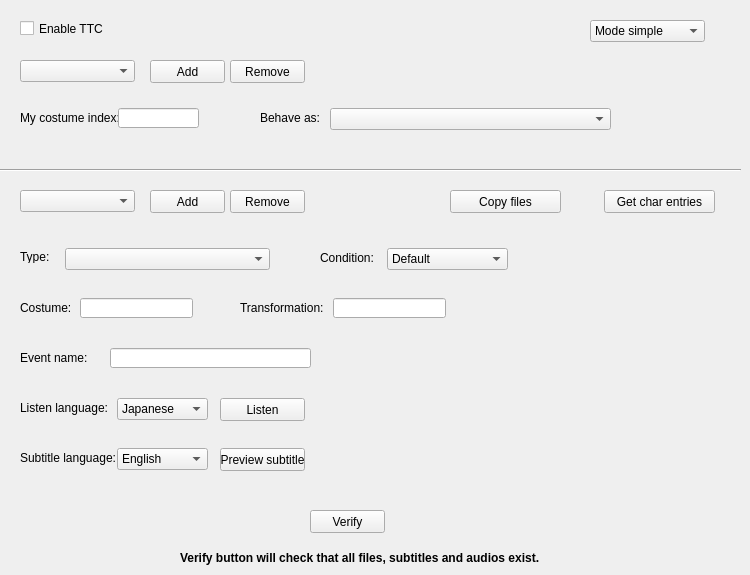
    <widget class="QWidget" name="ttcTab">
     <property name="autoFillBackground">
      <bool>true</bool>
     </property>
     <attribute name="title">
      <string>TTC</string>
     </attribute>
     <widget class="QCheckBox" name="ttcCheck">
      <property name="geometry">
       <rect>
        <x>20</x>
        <y>20</y>
        <width>121</width>
        <height>17</height>
       </rect>
      </property>
      <property name="text">
       <string>Enable TTC</string>
      </property>
     </widget>
     <widget class="QComboBox" name="ttcHLCostComboBox">
      <property name="geometry">
       <rect>
        <x>20</x>
        <y>60</y>
        <width>115</width>
        <height>22</height>
       </rect>
      </property>
     </widget>
     <widget class="QLabel" name="label_151">
      <property name="geometry">
       <rect>
        <x>20</x>
        <y>110</y>
        <width>101</width>
        <height>16</height>
       </rect>
      </property>
      <property name="text">
       <string>My costume index:</string>
      </property>
     </widget>
     <widget class="QLabel" name="label_152">
      <property name="geometry">
       <rect>
        <x>260</x>
        <y>110</y>
        <width>71</width>
        <height>16</height>
       </rect>
      </property>
      <property name="text">
       <string>Behave as:</string>
      </property>
     </widget>
     <widget class="QPushButton" name="ttcHLRemoveButton">
      <property name="geometry">
       <rect>
        <x>230</x>
        <y>60</y>
        <width>75</width>
        <height>23</height>
       </rect>
      </property>
      <property name="text">
       <string>Remove</string>
      </property>
     </widget>
     <widget class="QPushButton" name="ttcHLAddButton">
      <property name="geometry">
       <rect>
        <x>150</x>
        <y>60</y>
        <width>75</width>
        <height>23</height>
       </rect>
      </property>
      <property name="text">
       <string>Add</string>
      </property>
     </widget>
     <widget class="QComboBox" name="ttcModeComboBox">
      <property name="geometry">
       <rect>
        <x>590</x>
        <y>20</y>
        <width>115</width>
        <height>22</height>
       </rect>
      </property>
      <item>
       <property name="text">
        <string>Mode simple</string>
       </property>
      </item>
      <item>
       <property name="text">
        <string>Mode custom</string>
       </property>
      </item>
     </widget>
     <widget class="QPushButton" name="ttcLLAddButton">
      <property name="geometry">
       <rect>
        <x>150</x>
        <y>190</y>
        <width>75</width>
        <height>23</height>
       </rect>
      </property>
      <property name="text">
       <string>Add</string>
      </property>
     </widget>
     <widget class="QToolButton" name="ttcLLCopyButton">
      <property name="geometry">
       <rect>
        <x>604</x>
        <y>190</y>
        <width>111</width>
        <height>23</height>
       </rect>
      </property>
      <property name="text">
       <string>Get char entries</string>
      </property>
      <property name="popupMode">
       <enum>QToolButton::InstantPopup</enum>
      </property>
      <property name="toolButtonStyle">
       <enum>Qt::ToolButtonTextOnly</enum>
      </property>
     </widget>
     <widget class="Line" name="line_3">
      <property name="geometry">
       <rect>
        <x>0</x>
        <y>160</y>
        <width>741</width>
        <height>20</height>
       </rect>
      </property>
      <property name="orientation">
       <enum>Qt::Horizontal</enum>
      </property>
     </widget>
     <widget class="QComboBox" name="ttcLLCostComboBox">
      <property name="geometry">
       <rect>
        <x>20</x>
        <y>190</y>
        <width>115</width>
        <height>22</height>
       </rect>
      </property>
     </widget>
     <widget class="QPushButton" name="ttcLLRemoveButton">
      <property name="geometry">
       <rect>
        <x>230</x>
        <y>190</y>
        <width>75</width>
        <height>23</height>
       </rect>
      </property>
      <property name="text">
       <string>Remove</string>
      </property>
     </widget>
     <widget class="QComboBox" name="ttcHLCharComboBox">
      <property name="geometry">
       <rect>
        <x>330</x>
        <y>108</y>
        <width>281</width>
        <height>22</height>
       </rect>
      </property>
     </widget>
     <widget class="QLineEdit" name="ttcHLCostIndexEdit">
      <property name="geometry">
       <rect>
        <x>118</x>
        <y>108</y>
        <width>81</width>
        <height>20</height>
       </rect>
      </property>
     </widget>
     <widget class="QLabel" name="label_153">
      <property name="geometry">
       <rect>
        <x>20</x>
        <y>250</y>
        <width>47</width>
        <height>13</height>
       </rect>
      </property>
      <property name="text">
       <string>Type:</string>
      </property>
     </widget>
     <widget class="QComboBox" name="ttcLLTypeComboBox">
      <property name="geometry">
       <rect>
        <x>65</x>
        <y>248</y>
        <width>205</width>
        <height>22</height>
       </rect>
      </property>
     </widget>
     <widget class="QLabel" name="label_154">
      <property name="geometry">
       <rect>
        <x>320</x>
        <y>250</y>
        <width>61</width>
        <height>16</height>
       </rect>
      </property>
      <property name="text">
       <string>Condition:</string>
      </property>
     </widget>
     <widget class="QComboBox" name="ttcLLCondCombo">
      <property name="geometry">
       <rect>
        <x>387</x>
        <y>248</y>
        <width>121</width>
        <height>22</height>
       </rect>
      </property>
      <item>
       <property name="text">
        <string>Default</string>
       </property>
      </item>
      <item>
       <property name="text">
        <string>To Human CAC</string>
       </property>
      </item>
      <item>
       <property name="text">
        <string>To Saiyan CAC</string>
       </property>
      </item>
      <item>
       <property name="text">
        <string>To Namekian CAC</string>
       </property>
      </item>
      <item>
       <property name="text">
        <string>To Freezer CAC</string>
       </property>
      </item>
      <item>
       <property name="text">
        <string>To Majin CAC</string>
       </property>
      </item>
      <item>
       <property name="text">
        <string>Master to CAC</string>
       </property>
      </item>
     </widget>
     <widget class="QLabel" name="label_155">
      <property name="geometry">
       <rect>
        <x>20</x>
        <y>300</y>
        <width>61</width>
        <height>16</height>
       </rect>
      </property>
      <property name="text">
       <string>Costume:</string>
      </property>
     </widget>
     <widget class="QLineEdit" name="ttcLLCostEdit">
      <property name="geometry">
       <rect>
        <x>80</x>
        <y>298</y>
        <width>113</width>
        <height>20</height>
       </rect>
      </property>
     </widget>
     <widget class="QLabel" name="label_156">
      <property name="geometry">
       <rect>
        <x>240</x>
        <y>300</y>
        <width>91</width>
        <height>16</height>
       </rect>
      </property>
      <property name="text">
       <string>Transformation:</string>
      </property>
     </widget>
     <widget class="QLineEdit" name="ttcLLTransEdit">
      <property name="geometry">
       <rect>
        <x>333</x>
        <y>298</y>
        <width>113</width>
        <height>20</height>
       </rect>
      </property>
     </widget>
     <widget class="QLabel" name="label_157">
      <property name="geometry">
       <rect>
        <x>20</x>
        <y>350</y>
        <width>81</width>
        <height>16</height>
       </rect>
      </property>
      <property name="text">
       <string>Event name:</string>
      </property>
     </widget>
     <widget class="QLineEdit" name="ttcLLEventNameEdit">
      <property name="geometry">
       <rect>
        <x>110</x>
        <y>348</y>
        <width>201</width>
        <height>20</height>
       </rect>
      </property>
     </widget>
     <widget class="QLabel" name="label_158">
      <property name="geometry">
       <rect>
        <x>20</x>
        <y>400</y>
        <width>91</width>
        <height>16</height>
       </rect>
      </property>
      <property name="text">
       <string>Listen language:</string>
      </property>
     </widget>
     <widget class="QComboBox" name="ttcLLListenCombo">
      <property name="geometry">
       <rect>
        <x>117</x>
        <y>398</y>
        <width>91</width>
        <height>22</height>
       </rect>
      </property>
      <item>
       <property name="text">
        <string>Japanese</string>
       </property>
      </item>
      <item>
       <property name="text">
        <string>English</string>
       </property>
      </item>
     </widget>
     <widget class="QPushButton" name="ttcLLListenButton">
      <property name="geometry">
       <rect>
        <x>220</x>
        <y>398</y>
        <width>85</width>
        <height>23</height>
       </rect>
      </property>
      <property name="text">
       <string>Listen</string>
      </property>
     </widget>
     <widget class="QComboBox" name="ttcLLSubCombo">
      <property name="geometry">
       <rect>
        <x>117</x>
        <y>448</y>
        <width>91</width>
        <height>22</height>
       </rect>
      </property>
      <item>
       <property name="text">
        <string>English</string>
       </property>
      </item>
      <item>
       <property name="text">
        <string>Spanish (es)</string>
       </property>
      </item>
      <item>
       <property name="text">
        <string>Spanish (ca)</string>
       </property>
      </item>
      <item>
       <property name="text">
        <string>French</string>
       </property>
      </item>
      <item>
       <property name="text">
        <string>German</string>
       </property>
      </item>
      <item>
       <property name="text">
        <string>Italian</string>
       </property>
      </item>
      <item>
       <property name="text">
        <string>Portuguese</string>
       </property>
      </item>
      <item>
       <property name="text">
        <string>Polish</string>
       </property>
      </item>
      <item>
       <property name="text">
        <string>Russian</string>
       </property>
      </item>
      <item>
       <property name="text">
        <string>Chinese (tw)</string>
       </property>
      </item>
      <item>
       <property name="text">
        <string>Chinese (zh)</string>
       </property>
      </item>
      <item>
       <property name="text">
        <string>Korean</string>
       </property>
      </item>
     </widget>
     <widget class="QLabel" name="label_159">
      <property name="geometry">
       <rect>
        <x>20</x>
        <y>450</y>
        <width>101</width>
        <height>16</height>
       </rect>
      </property>
      <property name="text">
       <string>Subtitle language:</string>
      </property>
     </widget>
     <widget class="QPushButton" name="ttcLLSubButton">
      <property name="geometry">
       <rect>
        <x>220</x>
        <y>448</y>
        <width>85</width>
        <height>23</height>
       </rect>
      </property>
      <property name="text">
       <string>Preview subtitle</string>
      </property>
     </widget>
     <widget class="QToolButton" name="ttcLLVerifyButton">
      <property name="geometry">
       <rect>
        <x>310</x>
        <y>510</y>
        <width>75</width>
        <height>23</height>
       </rect>
      </property>
      <property name="text">
       <string>Verify</string>
      </property>
      <property name="popupMode">
       <enum>QToolButton::InstantPopup</enum>
      </property>
      <property name="toolButtonStyle">
       <enum>Qt::ToolButtonTextOnly</enum>
      </property>
     </widget>
     <widget class="QLabel" name="label_160">
      <property name="geometry">
       <rect>
        <x>180</x>
        <y>550</y>
        <width>411</width>
        <height>16</height>
       </rect>
      </property>
      <property name="text">
       <string>&lt;html&gt;&lt;head/&gt;&lt;body&gt;&lt;p&gt;&lt;span style=&quot; font-weight:600;&quot;&gt;Verify button will check that all files, subtitles and audios exist.&lt;/span&gt;&lt;/p&gt;&lt;/body&gt;&lt;/html&gt;</string>
      </property>
     </widget>
     <widget class="QToolButton" name="ttcLLCopyFilesButton">
      <property name="geometry">
       <rect>
        <x>450</x>
        <y>190</y>
        <width>111</width>
        <height>23</height>
       </rect>
      </property>
      <property name="text">
       <string>Copy files</string>
      </property>
      <property name="popupMode">
       <enum>QToolButton::InstantPopup</enum>
      </property>
      <property name="toolButtonStyle">
       <enum>Qt::ToolButtonTextOnly</enum>
      </property>
     </widget>
    </widget>
